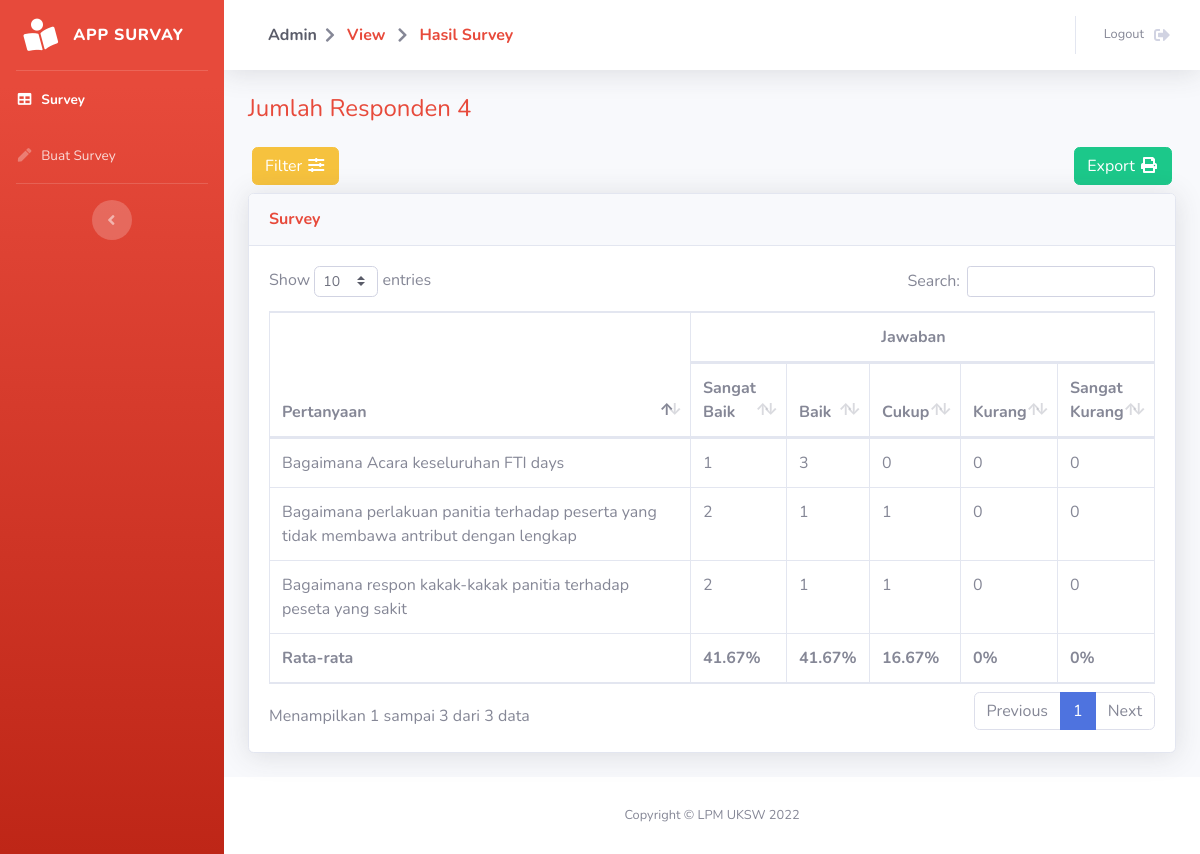
Screenshot of /pages/admin/hasilSurvey.php?id_survey=4 (signed in) with the database file from the repository.
### tables this page shows
CREATE TABLE `pertanyaan` (
  `id_pertanyaan` int(15) NOT NULL,
  `pertanyaan` text NOT NULL,
  `id_survey` int(15) NOT NULL
);

### functions/adminFunction.php (called while the page is built, shortened)
<?php
require_once 'config.php';
function getPertanyaan($id){
    global $con;
    $hasil = array();
    $sql = "SELECT * FROM pertanyaan WHERE id_survey = :id";
    try {
        $stmt = $con->prepare($sql);
        $stmt->bindValue(':id', $id, PDO::PARAM_INT);
        $stmt->execute();
        $stmt->setFetchMode(PDO::FETCH_ASSOC);
        $rs = $stmt->fetchAll();
        if ($rs != null) {
            $i=0;
            foreach($rs as $val){
                $hasil[$i]['pertanyaan']    = $val['pertanyaan'];
                $hasil[$i]['id']            = $val['id_pertanyaan'];
                $i++;
            }
        }
    } catch (Exception $e) {
        echo 'Error getPertanyaan = '.$e->getMessage();
    }
    return $hasil;
}
function getSumJawaban($id, $jawaban){
    global $con;
    $hasil = 0;
    $sql = "SELECT COUNT(*) AS count FROM jawaban WHERE id_pertanyaan = :id AND jawaban = :num";
    try {
        $stmt = $con->prepare($sql);
        $stmt->bindValue(':id', $id, PDO::PARAM_INT);
        $stmt->bindValue(':num', $jawaban, PDO::PARAM_INT);
        $stmt->execute();
        $stmt->setFetchMode(PDO::FETCH_ASSOC);
        $rs = $stmt->fetchAll();
        if ($rs != null) {
            foreach($rs as $val){
                $hasil = $val['count'];
            }
        }
    } catch (Exception $e) {
        echo 'Error getSumJawaban = '.$e->getMessage();
    }
    return $hasil;
}
function getSumRespon($id){
    global $con;
    $hasil = 0;
    $sql = "SELECT COUNT(*) AS count FROM respon WHERE id_survey = :id";
    try {
        $stmt = $con->prepare($sql);
        $stmt->bindValue(':id', $id, PDO::PARAM_INT);
        $stmt->execute();
        $stmt->setFetchMode(PDO::FETCH_ASSOC);
        $rs = $stmt->fetchAll();
        if ($rs != null) {
            foreach($rs as $val){
                $hasil = $val['count'];
            }
        }
    } catch (Exception $e) {
        echo 'Error getSumRespon = '.$e->getMessage();
    }
    return $hasil;
}
function getSumPertanyaan($id){
    global $con;
    $hasil = 0;
    $sql = "SELECT COUNT(*) AS count FROM pertanyaan WHERE id_survey = :id";
    try {
        $stmt = $con->prepare($sql);
        $stmt->bindValue(':id', $id, PDO::PARAM_INT);
        $stmt->execute();
        $stmt->setFetchMode(PDO::FETCH_ASSOC);
        $rs = $stmt->fetchAll();
        if ($rs != null) {
            foreach($rs as $val){
                $hasil = $val['count'];
            }
        }
    } catch (Exception $e) {
        echo 'Error getSumPertanyaan = '.$e->getMessage();
    }
    return $hasil;
}
?>

### pages/admin/hasilSurvey.php (the view, shortened to what this page needs)
<?php
include_once '../../functions/adminFunction.php';
$id = $_GET['id_survey'];
$data_table = "";
$data = getPertanyaan($id);
$jsb = 0;
$jb = 0;
$jc = 0;
$jk = 0;
$jsk = 0;
if (isset($_POST['filter'])) {
    $radiofilter = $_POST['radiofilter'];
    $fakultas = $_POST['fakultas'];
    $jRespon = getSumResponFilter($id, $radiofilter, $fakultas);
    foreach ($data as $key => $val) {
        $sk = getSumJawabanFilter($val['id'], 1, $radiofilter, $fakultas);
        $k = getSumJawabanFilter($val['id'], 2, $radiofilter, $fakultas);
        $c = getSumJawabanFilter($val['id'], 3, $radiofilter, $fakultas);
        $b = getSumJawabanFilter($val['id'], 4, $radiofilter, $fakultas);
        $sb = getSumJawabanFilter($val['id'], 5, $radiofilter, $fakultas);
        $data_table .= '
        <tr>
            <td>' . $val['pertanyaan'] . '</td>
            <td>' . $sb . '</td>
            <td>' . $b . '</td>
            <td>' . $c . '</td>
            <td>' . $k . '</td>
            <td>' . $sk . '</td>
        </tr>
        ';
        $jsb += $sb;
        $jb += $b;
        $jc += $c;
        $jk += $k;
        $jsk += $sk;
    }
} else {
    $jRespon = getSumRespon($id);
    foreach ($data as $key => $val) {
        $sk = getSumJawaban($val['id'], 1);
        $k = getSumJawaban($val['id'], 2);
        $c = getSumJawaban($val['id'], 3);
        $b = getSumJawaban($val['id'], 4);
        $sb = getSumJawaban($val['id'], 5);
        $data_table .= '
        <tr>
            <td>' . $val['pertanyaan'] . '</td>
            <td>' . $sb . '</td>
            <td>' . $b . '</td>
            <td>' . $c . '</td>
            <td>' . $k . '</td>
            <td>' . $sk . '</td>
        </tr>
        ';
        $jsb += $sb;
        $jb += $b;
        $jc += $c;
        $jk += $k;
        $jsk += $sk;
    }
}
$jPertanyaan = getSumPertanyaan($id);
$data_table2 = "";
if ($jRespon == 0 || $jPertanyaan == 0) {
    $data_table2 = "";
} else {
    $data_table2 .= '
    <tr>
    <th>Rata-rata</td>
    <th>' . round((($jsb / $jPertanyaan) * 100) / $jRespon, 2) . '%</th>
    <th>' . round((($jb / $jPertanyaan) * 100) / $jRespon, 2) . '%</th>
    <th>' . round((($jc / $jPertanyaan) * 100) / $jRespon, 2) . '%</th>
    <th>' . round((($jk / $jPertanyaan) * 100) / $jRespon, 2) . '%</th>
    <th>' . round((($jsk / $jPertanyaan) * 100) / $jRespon, 2) . '%</th>
    </tr>
';
}
?>
<!DOCTYPE html>
<html lang="en">
    <head>
    <link href="../../assets/vendor/fontawesome-free/css/all.min.css" rel="stylesheet" type="text/css">
    <link href="../../assets/css/sb-admin-2.min.css" rel="stylesheet">
    <link href="../../assets/vendor/datatables/dataTables.bootstrap4.min.css" rel="stylesheet">
</head>
<body id="page-top">
    <div id="wrapper">
        <ul class="navbar-nav bg-gradient-danger sidebar sidebar-dark accordion" id="accordionSidebar">
            <a class="sidebar-brand d-flex align-items-center justify-content-center" href="../home.php">
                <div class="sidebar-brand-icon rotate-n-15">
                    <i class="fas fa-book-reader"></i>
                </div>
                <div class="sidebar-brand-text mx-3">App Survay </div>
            </a>
            <hr class="sidebar-divider my-0">
            <li class="nav-item active">
                <a class="nav-link" href="view.php">
                    <i class="fas fa-fw fa-table"></i>
                    <span>Survey</span></a>
            </li>
            <li class="nav-item">
                <a class="nav-link" href="create.php">
                    <i class="fas fa-fw fa-pen"></i>
                    <span>Buat Survey</span></a>
            </li>
            <hr class="sidebar-divider d-none d-md-block">
            <div class="text-center d-none d-md-inline">
                <button class="rounded-circle border-0" id="sidebarToggle"></button>
            </div>
        </ul>
        <div id="content-wrapper" class="d-flex flex-column">
            <div id="content">
                <nav class="navbar navbar-expand navbar-light bg-white topbar mb-4 static-top shadow">
                    <div class="d-none d-sm-inline-block form-inline mr-auto ml-md-3 my-2 my-md-0 mw-100 navbar-search">
                        <div class="nav-item">
                            <span class="nav-link">
                                <b class="mr-2 d-none d-lg-inline text-gray-800">Admin</b>
                                <i class="fa fa-chevron-right" aria-hidden="true"></i>
                                <a href="view.php" class="nav-link text-danger"><b>View</b></a>
                                <i class="fa fa-chevron-right" aria-hidden="true"></i>
                                <a href="hasilSurvey.php" class="nav-link text-danger"><b>Hasil Survey</b></a>
                            </span>
                        </div>
                    </div>
                    <ul class="navbar-nav ml-auto">
                        <li class="nav-item">
                            <a class="nav-link" href="../logout.php" data-toggle="modal" data-target="#logoutModal">
                                <span class="mr-2 d-none d-lg-inline text-gray-600 small">Logout</span>
                                <i class="fas fa-sign-out-alt fa-fw"></i>
                            </a>
                        </li>
                    </ul>
                </nav>
                <div class="container-fluid">
                    <p class="h4 mb-4 text-danger">Jumlah Responden <?=$jRespon;?></p>
                    <div class="mb-2">
                        <div class="d-flex justify-content-between ml-1 mr-1">
                            <div>
                                <a href="#filter" class="btn btn-warning" data-toggle="collapse" data-toggle="tooltip" title="Filter">Filter <i class="fas fa-fw fa-sliders-h"></i></a>
                            </div>
                            <div>
                                <a href="exportExcel.php?id_survey=<?=$id?>" target="_blank" rel="noopener noreferrer" class="btn btn-success">Export <i class="fas fa-fw fa-print"></i></a>
                            </div>
                        </div>
                    </div>
                    <div class="card shadow mb-4">
                        <div class="card-header py-3">
                            <h6 class="m-0 font-weight-bold text-danger">Survey</h6>
                        </div>
                        <div class="card-body">
                            <div class="table-responsive">
                                <table class="table table-bordered" id="dataTable" width="100%" cellspacing="0">
                                    <thead>
                                        <tr>
                                            <th width="60%" rowspan="2">Pertanyaan</th>
                                            <th colspan="5"><center>Jawaban</center></th>
                                        </tr>
                                        <tr>
                                           <th>Sangat Baik</th>
                                           <th>Baik</th>
                                           <th>Cukup</th>
                                           <th>Kurang</th>
                                           <th>Sangat Kurang</th>
                                        </tr>
                                    </thead>
                                    <tfoot>
                                        <?=$data_table2?>
                                    </tfoot>
                                    <tbody>
                                        <?=$data_table?>
                                    </tbody>
                                </table>
                            </div>
                        </div>
                    </div>
                </div>
            </div>
            <footer class="sticky-footer bg-white">
                <div class="container my-auto">
                    <div class="copyright text-center my-auto">
                        <span>Copyright &copy; LPM UKSW 2022</span>
                    </div>
                </div>
            </footer>
        </div>
    </div>
</body>
</html>

### rows the page displays
pertanyaan: pertanyaan "Bagaimana Acara keseluruhan FTI days", sb "1", b "3", c "0", k "0", sk "0"
pertanyaan: pertanyaan "Bagaimana respon kakak-kakak panitia terhadap peseta yang sakit", sb "2", b "1", c "1", k "0", sk "0"
pertanyaan: pertanyaan "Bagaimana perlakuan panitia terhadap peserta yang tidak membawa antribut dengan lengkap", sb "2", b "1", c "1", k "0", sk "0"

### other values shown
$jRespon "4"
